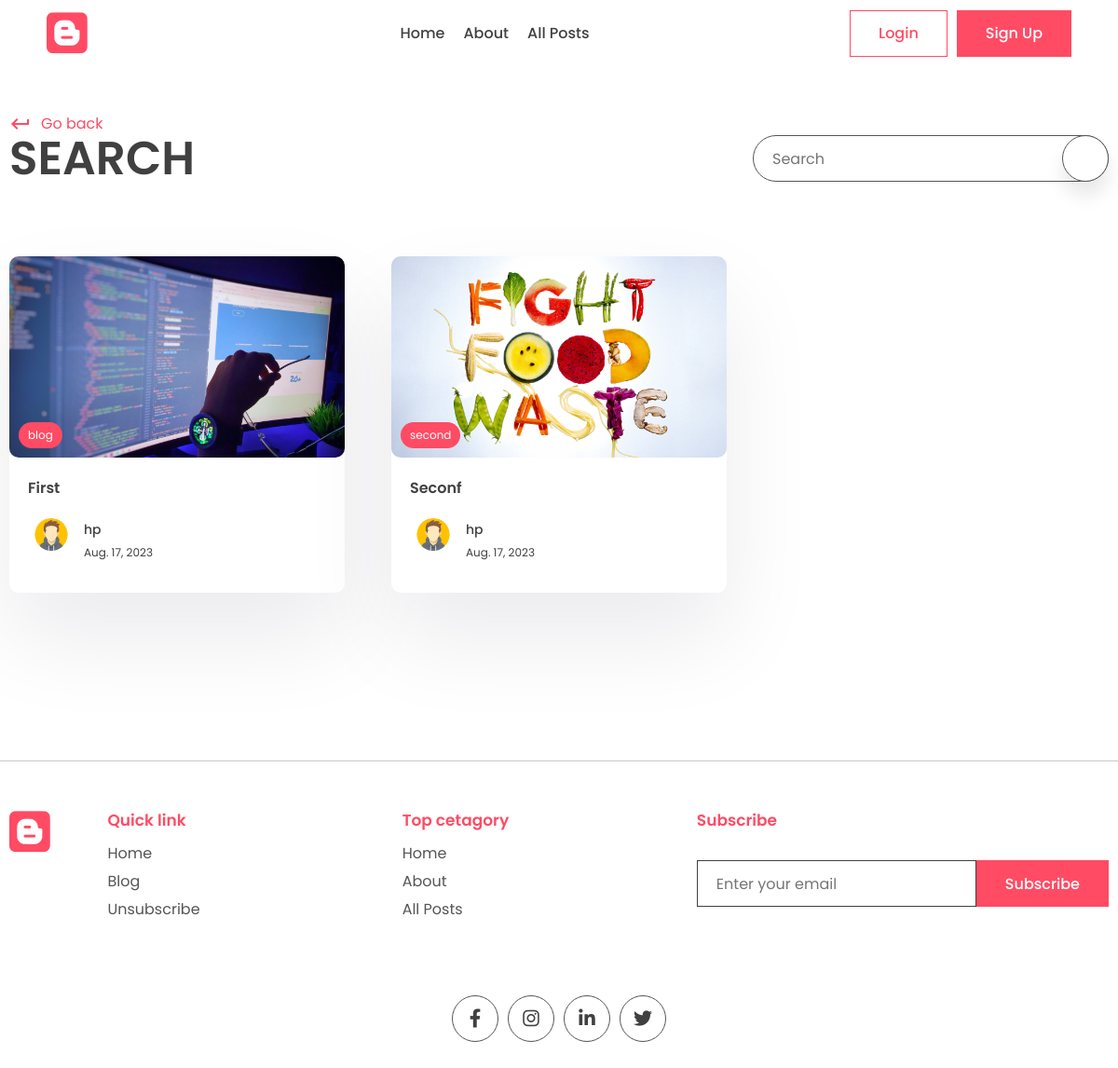
The app's page /search/ with its own data.
### app/models.py (models this page shows, shortened)
class Post(models.Model):
    title=models.CharField(max_length=200)
    content=models.TextField()
    last_updated=models.DateTimeField(auto_now=True)
    slug=models.SlugField(max_length=200, unique=True)
    image=models.ImageField(null=True, blank=True, upload_to="images/")
    tags=models.ManyToManyField(Tag, blank=True, related_name='post')  # specifies the name of reverse relation .remove _set method.
    view_count=models.IntegerField(null=True,blank=True)
    is_featured=models.BooleanField(default=False)
    author=models.ForeignKey(User,on_delete=models.CASCADE,null=True, blank=True)
    bookmarks=models.ManyToManyField(User,related_name="bookmarks",default=None,blank=True)
    likes=models.ManyToManyField(User,related_name="post_like",default=None,blank=True)

class Tag(models.Model):
    name=models.CharField(max_length=100)
    description=models.CharField(max_length=100)
    slug=models.SlugField(max_length=200,unique=True)

class Profile(models.Model):
    user=models.OneToOneField(User,on_delete=models.CASCADE)
    profile_image=models.ImageField(null=True, blank=True, upload_to="images/")
    slug=models.SlugField(max_length=200, unique=True)
    bio=models.CharField(max_length=200)

### app/views.py (the view)
# urls.py: path('search/',views.search_post,name='search'),
def search_post(request):
    search_query=''
    if request.GET.get('q'):
        search_query=request.GET.get('q')
    posts=Post.objects.filter(title__icontains=search_query)
    context={'posts':posts,'search_query':search_query}
    return render(request,'app/search.html',context)

### app/templates/app/search.html (shortened to what this page needs)
{% extends 'base.html' %}
{% block content %}
      <div class="container">
        <div class="page-top">
          <div class="top flex">
            <div class="page-name">
              <a href="#" class="learn">
                <span class="material-icons"> keyboard_return </span> Go back
              </a>
              <h1>Search</h1>
            </div>
            <form class="search-bar s-active" method="GET">
              <input type="text" placeholder="Search" name='q' value={{search_query}} >
              <button type="submit" class="animated-search">
              </button>
            </form>
          </div>
        </div>
      </div>
    </main>
    <section class="sp">
      <div class="container">
        <div class="grid">
            {% for post in posts %}
          <a href="#">
            <div class="card">
              <div class="post-img">
                <img src="{{post.image.url}}" alt="" />
                <div class="tag">{{post.tags.all.0.name}}</div>
              </div>
              <div class="card-content">
                <h3>
                  {{post.title}}
                </h3>
                <div class="author">
                  <div class="profile-pic">
                    <img src="{{post.author.profile.profile_image.url}}" alt="" />
                  </div>
                  <div class="details">
                    <p>{{post.author.first_name}}</p>
                    <small>{{post.last_updated|date}}</small>
                  </div>
                </div>
              </div>
            </div>
          </a>
          {% endfor %}
        </div>
      </div>
    </section>
    {% endblock content %}

### app/static/app/style.css (style rules this page uses)
* { margin: 0; padding: 0; box-sizing: border-box; text-decoration: none; border: none; outline: none; list-style: none; font-family: "Poppins", sans-serif; color: var(--black); }
:root { --red: #ff4b64; --black: #404040; --des: #555555; --shadow: #ffffff1a 0px 1px 1px 0px inset, #32325d40 0px 50px 100px -20px, #0000004d 0px 30px 60px -30px; --shadow2: rgba(17, 12, 46, 0.084) 0px 48px 100px 0px; }
html { font-size: 62.5%; }
[class*="grid"] { display: grid; }
img { width: 100%; }
.container { max-width: 1220px; margin: auto; padding: 0 10px; }
p, a { font-size: 1.6rem; color: var(--des); }
input, textarea { font-size: 1.6rem; color: var(--black); }
.search-bar, .animated-search { width: 5rem; aspect-ratio: 1/1; border: 1px solid var(--des); border-radius: 50%; display: flex; align-items: center; justify-content: center; background: white; box-shadow: 0 15px 20px #00000018; cursor: pointer; margin-top: 10rem; z-index: 2; }
.search-bar input { display: none; }
.search-bar { box-shadow: unset; border: none; }
.search-bar .animated-search { margin-top: 0; }
.s-active { width: fit-content; border-radius: 5rem; height: 5rem; aspect-ratio: unset; position: relative; padding: 0 6rem; padding-left: 2rem; border: 1px solid var(--des); }
.s-active input { width: 30rem; font-style: 1.6rem; height: calc(100% - 2px); display: block; }
.s-active .animated-search { position: absolute !important; top: 50%; transform: translateY(-50%); right: -1px; }
.sp { padding: 8rem 0; }
.post-img { height: 40rem; width: 100%; overflow: hidden; border-radius: 1rem; }
.post-img img { height: 100%; object-fit: cover; object-position: center; }
.learn { display: flex; align-items: center; gap: 1rem; color: var(--red); margin-top: 2rem; }
.learn span { color: #ff4b64; }
.card { background: white; box-shadow: var(--shadow2); border-radius: 1rem; cursor: pointer; transition: 0.3s; }
.post-img { position: relative; }
.tag { position: absolute; bottom: 1rem; left: 1rem; background: var(--red); color: white; border-radius: 5rem; padding: 0.5rem 1rem; font-size: 1.2rem; }
.card-content { padding: 2rem; padding-bottom: 3rem; }
.card h3 { font-size: 1.6rem; font-weight: 600; }
.card .post-img { width: 100%; height: unset; aspect-ratio: 1/0.6; }
.author { display: flex; align-items: center; gap: 1rem; margin-top: 2rem; }
.profile-pic { width: 5rem; aspect-ratio: 1/1; border-radius: 50%; overflow: hidden; }
.author p { color: var(--black); font-weight: 500; font-size: 1.4rem; }
.author small { color: var(--black); font-size: 1.2rem; }
.page-name h1 { font-size: 5rem; text-transform: uppercase; font-weight: 600; line-height: 5rem; }
.flex { display: flex; align-items: flex-end; justify-content: space-between; }
.flex .search-bar { margin-top: 0; }
.grid { grid-template-columns: repeat(3, 1fr); gap: 5rem; }

### records on screen
Post: image (picture), tags.all.0.name "blog", title "First", author.profile.profile_image (picture), author.first_name "hp", last_updated "Aug. 17, 2023"
Post: image (picture), tags.all.0.name "second", title "Seconf", author.profile.profile_image (picture), author.first_name "hp", last_updated "Aug. 17, 2023"
